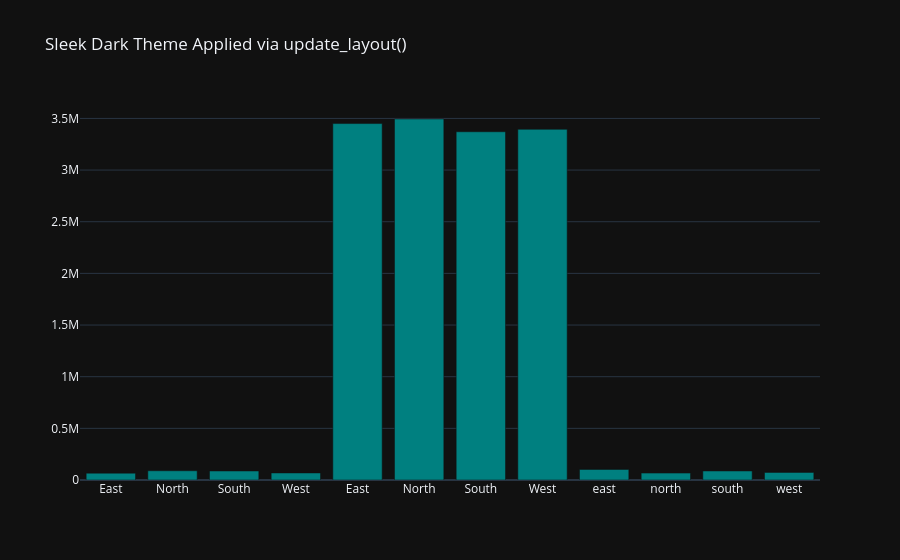

The cell this chart's notebook holds for it:
### Markdown cell above
## 🔹 Dark Theme & Global Styling: `fig.update_layout()`

### 1. What is this?
`update_layout()` changes properties across the entire chart at once (such as enabling the dark mode template or changing fonts).

### 2. Why do we use it?
Instantly make your charts look sleek and modern.

### 3. Syntax & Parameters
```python
fig.update_layout(template='plotly_dark', font=dict(family='Arial'))
```

### Code cell
fig = go.Figure(data=[bar_trace])
fig.update_layout(template='plotly_dark', title='Sleek Dark Theme Applied via update_layout()')
fig.show()

### Figure 1 — Plotly figure (JSON) as saved in the notebook; plotly's stock layout.template omitted (floating-point values rounded to 4 significant figures)
{"data": [{"marker": {"color": "teal"}, "name": "Revenue ($)", "x": [" East ", " North ", " South ", " West ", "East", "North", "South", "West", "east", "north", "south", "west"], "y": [66060.0, 89340.0, 86820.0, 68140.0, 3450000.0, 3494000.0, 3371000.0, 3394000.0, 102300.0, 66580.0, 87420.0, 73460.0], "type": "bar"}], "layout": {"title": {"text": "Sleek Dark Theme Applied via update_layout()"}}}
